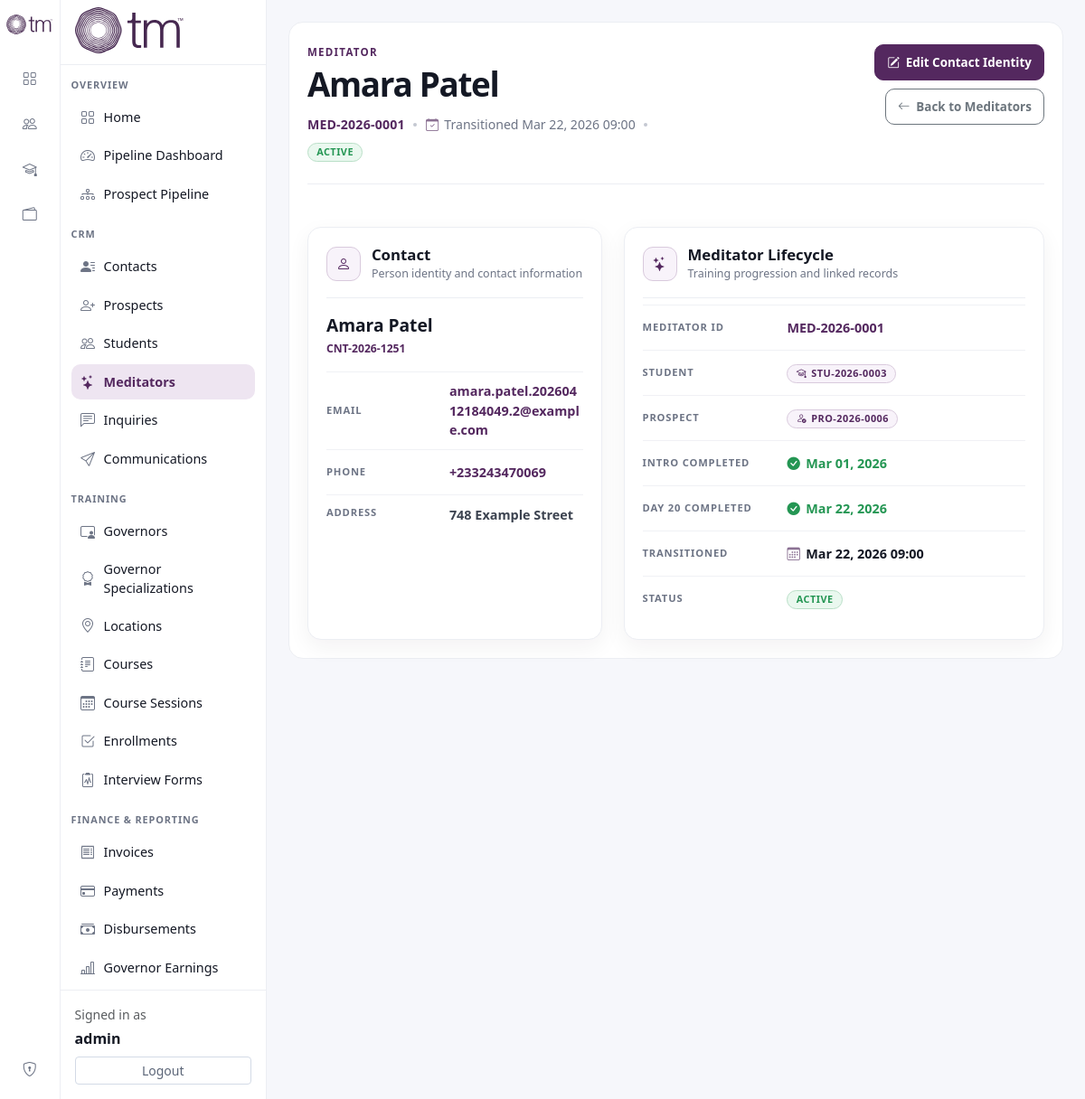
The app's page /meditators/1/ (signed in) with its own data.
### core/models.py (models this page shows, shortened)
class TimeStampedModel(models.Model):
    created_at = models.DateTimeField(auto_now_add=True)
    updated_at = models.DateTimeField(auto_now=True)
    class Meta:
        abstract = True

class Meditator(TimeStampedModel):
    uuid = models.UUIDField(default=uuid.uuid4, editable=False, unique=True)
    crm_reference = models.CharField(max_length=30, unique=True, editable=False)
    student = models.OneToOneField(
        Student,
        on_delete=models.CASCADE,
        related_name="meditator_profile",
    )
    transitioned_at = models.DateTimeField(default=timezone.now, editable=False)
    transition_trigger = models.CharField(
        max_length=50,
        choices=MeditatorTransitionTrigger.choices,
        default=MeditatorTransitionTrigger.INTRO_AND_DAY20_COMPLETED,
        editable=False,
    )
    intro_completed_on = models.DateField(null=True, blank=True, editable=False)
    day20_completed_on = models.DateField(null=True, blank=True, editable=False)
    metadata = models.JSONField(default=dict, blank=True, editable=False)
    is_active = models.BooleanField(default=True, db_index=True)
    invalidated_at = models.DateTimeField(null=True, blank=True, editable=False)
    invalidation_reason = models.TextField(blank=True, editable=False)
    class Meta:
        ordering = ["-transitioned_at"]
        indexes = [
            models.Index(fields=["transitioned_at"]),
            models.Index(fields=["transition_trigger"]),
        ]
    @property
    def public_id(self) -> str:
        return self.crm_reference
    @property
    def contact(self):
        return self.student.contact if self.student_id else None

class Student(TimeStampedModel):
    uuid = models.UUIDField(default=uuid.uuid4, editable=False, unique=True)
    crm_reference = models.CharField(max_length=30, unique=True, editable=False)
    owner = models.ForeignKey(
        settings.AUTH_USER_MODEL,
        on_delete=models.CASCADE,
        related_name="owned_students",
        null=True,
        blank=True,
    )
    prospect = models.OneToOneField(
        Prospect,
        on_delete=models.PROTECT,
        related_name="student_record",
    )
    teacher = models.ForeignKey(
        "Teacher",
        on_delete=models.SET_NULL,
        null=True,
        blank=True,
        related_name="students",
    )
    enrollment_status = models.CharField(
        max_length=20,
        choices=EnrollmentStatus.choices,
        default=EnrollmentStatus.PENDING,
    )
    notes = models.TextField(blank=True)
    class Meta:
        ordering = ["prospect__contact__first_name", "prospect__contact__last_name"]
        indexes = [
            models.Index(fields=["enrollment_status"]),
            models.Index(fields=["created_at"]),
        ]
    @property
    def contact(self):
        return self.prospect.contact if self.prospect_id and self.prospect.contact_id else None
    @property
    def public_id(self) -> str:
        return self.crm_reference

class Prospect(TimeStampedModel):
    BAD_LEAD_ATTEMPT_THRESHOLD = 4
    uuid = models.UUIDField(default=uuid.uuid4, editable=False, unique=True)
    crm_reference = models.CharField(max_length=30, unique=True, editable=False)
    owner = models.ForeignKey(
        settings.AUTH_USER_MODEL,
        on_delete=models.CASCADE,
        related_name="owned_prospects",
        null=True,
        blank=True,
    )
    contact = models.OneToOneField(
        "Contact",
        on_delete=models.PROTECT,
        related_name="prospect",
        null=True,
        blank=True,
    )
    preferred_contact_method = models.CharField(
        max_length=30,
        choices=ContactMethod.choices,
        blank=True,
    )
    source = models.CharField(max_length=100, blank=True)
    status = models.CharField(
        max_length=20,
        choices=ProspectStatus.choices,
        default=ProspectStatus.NEW,
    )
    teacher = models.ForeignKey(
        "Teacher",
        on_delete=models.SET_NULL,
        null=True,
        blank=True,
        related_name="prospects",
    )
    course_interest = models.ForeignKey(
        "Course",
        on_delete=models.SET_NULL,
        null=True,
        blank=True,
        related_name="interested_prospects",
    )
    interest_level = models.CharField(
        max_length=10,
        choices=InterestLevel.choices,
        blank=True,
    )
    notes = models.TextField(blank=True)
    is_archived = models.BooleanField(default=False)
    converted_to_student = models.BooleanField(default=False)
    converted_student = models.ForeignKey(
        "Student",
        on_delete=models.SET_NULL,
        null=True,
        blank=True,
        related_name="source_prospects",
    )
    converted_at = models.DateTimeField(null=True, blank=True)
    class Meta:
        ordering = ["-created_at"]
        indexes = [
            models.Index(fields=["status"]),
            models.Index(fields=["is_archived"]),
            models.Index(fields=["created_at"]),
        ]
    @property
    def public_id(self) -> str:
        return self.crm_reference

class Contact(TimeStampedModel):
    uuid = models.UUIDField(default=uuid.uuid4, editable=False, unique=True)
    crm_reference = models.CharField(max_length=30, unique=True, editable=False)
    first_name = models.CharField(max_length=100)
    last_name = models.CharField(max_length=100)
    email = models.EmailField(blank=True, null=True)
    phone_number = models.CharField(max_length=30, blank=True, null=True)
    date_of_birth = models.DateField(null=True, blank=True)
    address = models.TextField(blank=True)
    city = models.CharField(max_length=100, blank=True)
    province_state = models.CharField(max_length=100, blank=True)
    country = models.CharField(max_length=100, blank=True)
    class Meta:
        ordering = ["first_name", "last_name"]
        indexes = [
            models.Index(fields=["email"]),
            models.Index(fields=["phone_number"]),
        ]
        constraints = [
            models.UniqueConstraint(
                Lower("email"),
                condition=Q(email__isnull=False) & ~Q(email=""),
                name="unique_contact_email_ci_nonempty",
            )
        ]
    @property
    def public_id(self) -> str:
        return self.crm_reference
    @property
    def full_name(self) -> str:
        return f"{self.first_name} {self.last_name}".strip()

### core/views.py (the view)
# urls.py: path("meditators/<str:pk>/", views.MeditatorDetailView.as_view(), name="meditator-detail"),
class MeditatorDetailView(ProductLoginRequiredMixin, DetailView):
    model = Meditator
    template_name = "core/crud/meditator/detail.html"
    context_object_name = "meditator"
    def get_queryset(self):
        return scope_queryset_for_user(
            queryset=Meditator.objects.select_related(
                "student__prospect__contact",
                "student__teacher",
                "student__owner",
            ),
            model=Meditator,
            user=self.request.user,
        )
    def get_object(self, queryset=None):
        return _resolve_object_by_pk_or_uuid(
            queryset=queryset or self.get_queryset(),
            model=Meditator,
            identifier=self.kwargs["pk"],
        )

### core/templates/core/crud/meditator/detail.html (shortened to what this page needs)
{% extends "core/crud/base.html" %}
{% block content %}
<article class="meditator-detail-shell">
  <header class="meditator-record-header">
    <div class="meditator-record-heading">
      <div class="record-kicker">Meditator</div>
      <h1 class="record-title">{{ meditator.contact.full_name }}</h1>
      <div class="record-meta" aria-label="Meditator metadata">
        <span class="record-reference">{{ meditator.public_id }}</span>
        <span class="meta-separator" aria-hidden="true"></span>
        <span class="record-date"><i class="bi bi-calendar-check" aria-hidden="true"></i>Transitioned {{ meditator.transitioned_at|date:"M d, Y H:i" }}</span>
        <span class="meta-separator" aria-hidden="true"></span>
        {% if meditator.is_active %}
          <span class="record-status status-active">Active</span>
        {% else %}
          <span class="record-status status-inactive">Inactive</span>
        {% endif %}
      </div>
    </div>
    <div class="record-actions" aria-label="Meditator actions">
      <a class="btn btn-primary" href="{% url 'core:contact-update' meditator.contact.pk %}"><i class="bi bi-pencil-square" aria-hidden="true"></i>Edit Contact Identity</a>
      <a class="btn btn-outline-secondary" href="{% url 'core:meditator-list' %}"><i class="bi bi-arrow-left" aria-hidden="true"></i>Back to Meditators</a>
    </div>
  </header>
  <div class="row g-4 meditator-record-grid">
    <div class="col-12 col-xl-5">
      <section class="meditator-detail-card h-100" aria-labelledby="contact-card-title">
        <div class="detail-card-header">
          <span class="detail-card-icon"><i class="bi bi-person" aria-hidden="true"></i></span>
          <div>
            <h2 id="contact-card-title">Contact</h2>
            <p>Person identity and contact information</p>
          </div>
        </div>
        <div class="contact-identity">
          <a href="{% url 'core:contact-detail' meditator.contact.pk %}" class="contact-name">{{ meditator.contact.full_name }}</a>
          <a href="{% url 'core:contact-detail' meditator.contact.pk %}" class="contact-reference">{{ meditator.contact.public_id }}</a>
        </div>
        <dl class="detail-list">
          <div class="detail-row">
            <dt>Email</dt>
            <dd>{% if meditator.contact.email %}<a class="detail-link text-break" href="mailto:{{ meditator.contact.email }}">{{ meditator.contact.email }}</a>{% else %}<span class="empty-value">No email address</span>{% endif %}</dd>
          </div>
          <div class="detail-row">
            <dt>Phone</dt>
            <dd>{% if meditator.contact.phone_number %}<a class="detail-link text-break" href="tel:{{ meditator.contact.phone_number }}">{{ meditator.contact.phone_number }}</a>{% else %}<span class="empty-value">No phone number</span>{% endif %}</dd>
          </div>
          <div class="detail-row detail-row-top">
            <dt>Address</dt>
            <dd>{% if meditator.contact.address %}<span class="address-value">{{ meditator.contact.address|linebreaksbr }}</span>{% else %}<span class="empty-value">No address recorded</span>{% endif %}</dd>
          </div>
        </dl>
      </section>
    </div>
    <div class="col-12 col-xl-7">
      <section class="meditator-detail-card h-100" aria-labelledby="lifecycle-card-title">
        <div class="detail-card-header">
          <span class="detail-card-icon"><i class="bi bi-stars" aria-hidden="true"></i></span>
          <div>
            <h2 id="lifecycle-card-title">Meditator Lifecycle</h2>
            <p>Training progression and linked records</p>
          </div>
        </div>
        <dl class="detail-list lifecycle-fields">
          <div class="detail-row"><dt>Meditator ID</dt><dd class="field-emphasis">{{ meditator.public_id }}</dd></div>
          <div class="detail-row">
            <dt>Student</dt>
            <dd><a class="linked-record-badge" href="{% url 'core:student-detail' meditator.student.pk %}"><i class="bi bi-mortarboard" aria-hidden="true"></i>{{ meditator.student.public_id }}</a></dd>
          </div>
          <div class="detail-row">
            <dt>Prospect</dt>
            <dd><a class="linked-record-badge" href="{% url 'core:prospect-detail' meditator.student.prospect.pk %}"><i class="bi bi-person-check" aria-hidden="true"></i>{{ meditator.student.prospect.public_id }}</a></dd>
          </div>
          <div class="detail-row">
            <dt>Intro completed</dt>
            <dd>{% if meditator.intro_completed_on %}<span class="completed-value"><i class="bi bi-check-circle-fill" aria-hidden="true"></i>{{ meditator.intro_completed_on|date:"M d, Y" }}</span>{% else %}<span class="empty-value">Not recorded</span>{% endif %}</dd>
          </div>
          <div class="detail-row">
            <dt>Day 20 completed</dt>
            <dd>{% if meditator.day20_completed_on %}<span class="completed-value"><i class="bi bi-check-circle-fill" aria-hidden="true"></i>{{ meditator.day20_completed_on|date:"M d, Y" }}</span>{% else %}<span class="empty-value">Not recorded</span>{% endif %}</dd>
          </div>
          <div class="detail-row"><dt>Transitioned</dt><dd><span class="date-value"><i class="bi bi-calendar3" aria-hidden="true"></i>{{ meditator.transitioned_at|date:"M d, Y H:i" }}</span></dd></div>
          <div class="detail-row">
            <dt>Status</dt>
            <dd>{% if meditator.is_active %}<span class="record-status status-active">Active</span>{% else %}<span class="record-status status-inactive">Inactive</span>{% endif %}</dd>
          </div>
        </dl>
      </section>
    </div>
  </div>
</article>
{% endblock %}

### core/templates/core/crud/base.html (shortened to what this page needs)
<!DOCTYPE html>
{% load static %}
<html lang="en">
<head>
  <link
    href="https://cdn.jsdelivr.net/npm/bootstrap@5.3.3/dist/css/bootstrap.min.css"
    rel="stylesheet"
  >
  <link
    rel="stylesheet"
    href="https://cdn.jsdelivr.net/npm/bootstrap-icons@1.11.3/font/bootstrap-icons.min.css"
  >
</head>
<body>
  <div class="crm-layout d-flex">
    <aside class="icon-rail d-none d-lg-flex flex-column align-items-center py-3 position-sticky top-0 vh-100">
      <a class="mb-4 d-inline-flex justify-content-center" href="{% url 'core:home' %}" title="TMIS">
        <img src="{% static 'core/images/tmis-logo.svg' %}" alt="TMIS CRM" class="brand-mark">
      </a>
      <nav class="d-flex flex-column align-items-center gap-2">
        <a class="icon-link{% if request.path == '/' %} active{% endif %}" href="{% url 'core:home' %}" title="Home">
          <i class="bi bi-grid"></i>
        </a>
        <a class="icon-link" href="{% url 'core:prospect-list' %}" title="CRM">
          <i class="bi bi-people"></i>
        </a>
        <a class="icon-link" href="{% url 'core:teacher-list' %}" title="Training">
          <i class="bi bi-mortarboard"></i>
        </a>
        <a class="icon-link{% if '/invoices/' in request.path or '/payments/' in request.path or '/disbursements/' in request.path or '/reporting/' in request.path %} active{% endif %}" href="{% url 'core:invoice-list' %}" title="Finance">
          <i class="bi bi-wallet2"></i>
        </a>
      </nav>
      <div class="mt-auto d-flex flex-column align-items-center gap-2">
        {% if request.user.is_staff %}
          <a class="icon-link" href="/admin/" title="Admin">
            <i class="bi bi-shield-lock"></i>
          </a>
        {% endif %}
      </div>
    </aside>
    <aside class="main-sidebar d-none d-lg-flex flex-column position-sticky top-0 vh-100">
      <div class="sidebar-header px-3 d-flex align-items-center">
        <div>
          <img src="{% static 'core/images/tmis-logo.svg' %}" alt="TMIS CRM" class="sidebar-logo mb-1">
        </div>
      </div>
      <nav class="main-nav">
        {% include "core/crud/partials/sidebar_nav.html" %}
      </nav>
      <div class="sidebar-account p-3 mt-auto">
        {% if request.user.is_authenticated %}
          <div class="small text-muted mb-1">Signed in as</div>
          <div class="fw-semibold mb-2 text-truncate">{{ request.user.get_username }}</div>
          <form method="post" action="{% url 'logout' %}">
            <button type="submit" class="btn btn-logout btn-sm w-100">Logout</button>
          </form>
        {% else %}
          <a class="btn btn-outline-primary btn-sm w-100" href="{% url 'core:login' %}?next={{ request.path|urlencode }}">Login</a>
        {% endif %}
      </div>
    </aside>
    <main class="content-shell">
      <div class="content-card">
        {% block content %}{% endblock %}
      </div>
    </main>
  </div>
</body>
</html>

### records on screen
Meditator: contact.full_name "Amara Patel", public_id "MED-2026-0001", transitioned_at "Mar 22, 2026 09:00", contact.public_id "CNT-2026-1251", contact.email "amara.patel.20260412184049.2@example.com", contact.phone_number "+233243470069", contact.address "748 Example Street", student.public_id "STU-2026-0003", student.prospect.public_id "PRO-2026-0006", intro_completed_on "Mar 01, 2026", day20_completed_on "Mar 22, 2026"

### other values on screen
{{ request.user.get_username }} "admin"
